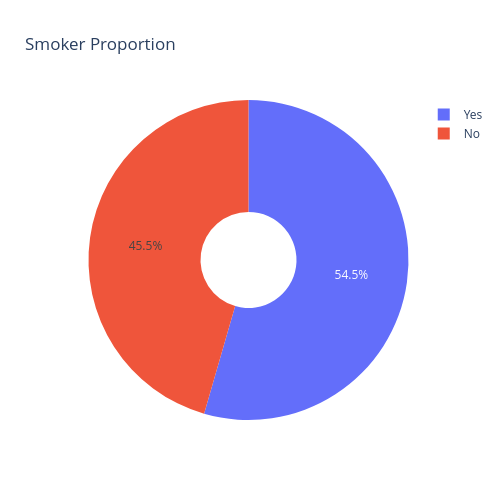

Notebook cell for this chart:
### Code cell
# Univariate Analysis: Smoker Proportion"
fig = px.pie(
    df,
    names="smoker",       
    title="Smoker Proportion",
    width=500,
    height=500,                       
    hole=0.3
)
fig.show()

### Figure 1 — Plotly figure (JSON) as saved in the notebook; plotly's stock layout.template omitted (floating-point values rounded to 4 significant figures; data arrays with more than 128 entries replaced by an {"elided": "..."} marker saying what was removed)
{"data": [{"domain": {"x": [0, 1], "y": [0, 1]}, "hole": 0.3, "hovertemplate": "smoker=%{label}<extra></extra>", "labels": {"elided": "927 str values"}, "legendgroup": "", "name": "", "showlegend": true, "type": "pie"}], "layout": {"height": 500, "legend": {"tracegroupgap": 0}, "title": {"text": "Smoker Proportion"}, "width": 500}}
